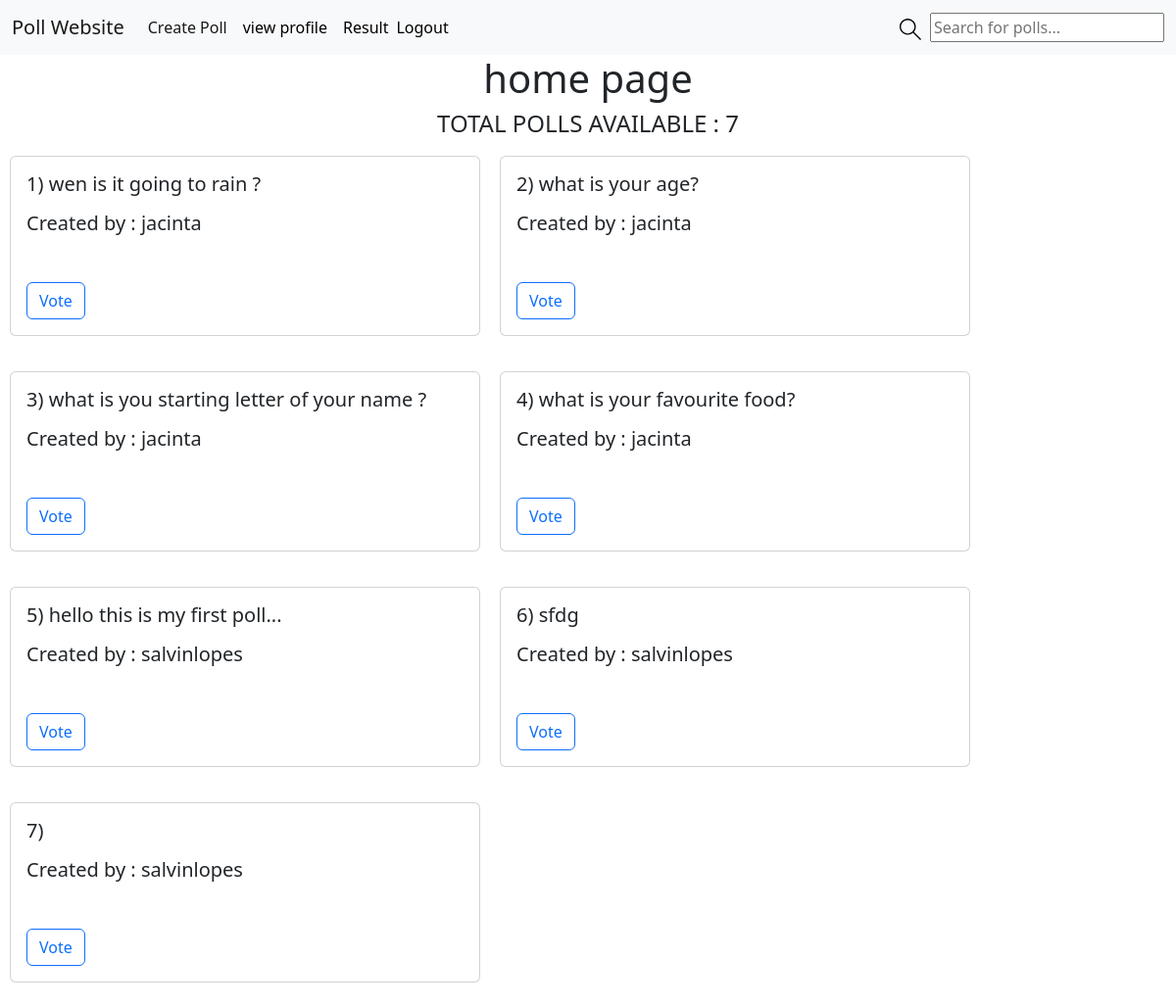
The page / (signed in) on the database its author committed.
### base/models.py (models this page shows, shortened)
class Poll(models.Model):
    created_by = models.ForeignKey(User,on_delete=models.CASCADE)
    question = models.TextField()
    option1 = models.CharField(max_length=200)
    option2 = models.CharField(max_length = 200)
    option3 = models.CharField(max_length=200)
    option4 = models.CharField(max_length=200)

class User(AbstractBaseUser):
    email = models.EmailField(
        max_length=255,
        unique=True,
        null=True,
    )
    name = models.CharField(max_length=50, default="")
    phone_regex = RegexValidator(regex=r'^([0|+[0-9]{1,5})?([7-9][0-9]{9})$',
                                 message="Phone number must be entered in the format: '+999999999'. Up to 10 digits allowed.")
    phone = models.CharField(validators=[
        phone_regex], max_length=10, unique=True, null=True)  # validators should be a list
    is_active = models.BooleanField(default=True)
    is_admin = models.BooleanField(default=False)
    created = models.DateTimeField(auto_now_add=True, null=True)
    updated = models.DateTimeField(auto_now=True, null=True)
    objects = UserManager()
    USERNAME_FIELD = 'phone'
    REQUIRED_FIELDS = ['name', 'email']

### base/views.py (the view)
# urls.py: path('', views.home , name='home'),
@login_required(login_url='login')
def home(request):
    user = request.user
    poll_ids = ResponseModel.objects.filter(response_by=user).values_list('poll', flat=True) #doubt
    print(list(poll_ids))
    polls = Poll.objects.filter(~Q(id__in=poll_ids))
    polls_array=[]
    index=0
    for poll in polls:
        index+=1
        poll_json={
            "index":index,
            "id":poll.id,
            "question":poll.question,
            "name":poll.created_by.name,
        }
        polls_array.append(poll_json)
    length_polls = len(polls_array)
    print(polls_array)
    context = {'page':'after_login',
    "polls":polls_array,
    'length_polls':length_polls,
    }
    return render(request, 'base/home.html',context)

### base/templates/base/home.html (shortened to what this page needs)
{% extends 'main.html' %}
{% block content %}
<h1 class="home_heading">home page</h1>
<h4 class="total_polls">TOTAL POLLS AVAILABLE : {{length_polls}}</h4>
{% if length_polls != 0 %}
{% for poll in polls %}
<div class="card_container " >
    <div class="card">
        <div class="card-body">
        <h5 class="card-title">{{poll.index}}) {{poll.question}}</h5>
        <p class="card-text"><h5>Created by : {{poll.name}}</h5></p>
        </div>
        <div class="card-body">
        <a class="btn button_custom btn-outline-primary" href="{% url 'get_poll' poll.id %}">Vote</a>
        </div>
    </div>
</div>
{% endfor %}
{% else %}
<h4>NO POLLS CREATED</h4>
{% endif %}
{% endblock %}

### base/templates/base/home.html (style rules this page uses)
.home_heading { display:flex; justify-content: center; align-items:center; }
.total_polls { display: flex; justify-content: center; align-items: center; }
.card { width: 30rem; margin-bottom: 1rem; }
.card_container { display:flex; flex-direction:row; float: left; margin:10px; }

### rows shown on the page
Poll: question "wen is it going to rain ?"
User: name "jacinta" "jacinta" "jacinta" "jacinta"
Poll: question "what is your age?"
Poll: question "what is you starting letter of your name ?"
Poll: question "what is your favourite food?"
Poll: question "hello this is my first poll..."
User: name "salvinlopes" "salvinlopes" "salvinlopes"
Poll: question "sfdg"

### other values the page prints
{{ length_polls }} "7"
{{ poll.index }} "1" "2" "3" "4" "5" "6" "7"
